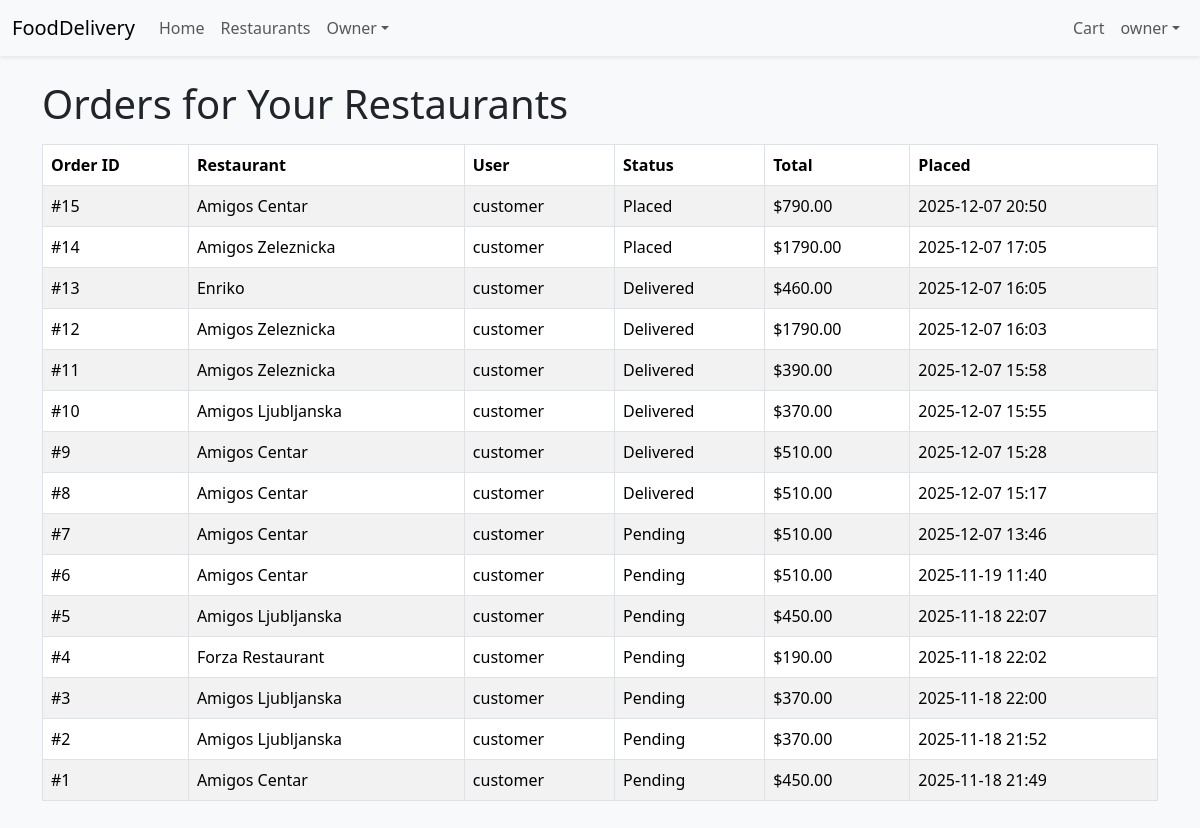
/orders/owner/ (signed in), run on the app's committed database.
### accounts/models.py (models this page shows, shortened)
class User(AbstractUser):
    ROLE_CUSTOMER = 'customer'
    ROLE_COURIER = 'courier'
    ROLE_OWNER = 'owner'
    ROLE_ADMIN = 'admin'
    ROLE_CHOICES: list[tuple[str, str]] = [
        (ROLE_CUSTOMER, 'Customer'),
        (ROLE_COURIER, 'Courier'),
        (ROLE_OWNER, 'Owner'),
        (ROLE_ADMIN, 'Administrator'),
    ]
    role = models.CharField(
        max_length=20,
        choices=ROLE_CHOICES,
        default=ROLE_CUSTOMER,
        help_text='Designates the role of the user in the platform.'
    )
    def is_courier(self) -> bool:
        return self.role == self.ROLE_COURIER
    def is_owner(self) -> bool:
        return self.role == self.ROLE_OWNER
    def is_admin(self) -> bool:
        return self.role == self.ROLE_ADMIN or self.is_superuser

### orders/models.py (models this page shows, shortened)
class Order(models.Model):
    STATUS_PLACED = "placed" # moja promena
    STATUS_ACCEPTED = "accepted"
    STATUS_PENDING = 'pending'
    STATUS_CONFIRMED = 'confirmed'
    STATUS_PICKED_UP = 'picked_up'
    STATUS_CANCELED = 'canceled'
    STATUS_DELIVERED = 'delivered'
    STATUS_CHOICES: list[tuple[str, str]] = [
        (STATUS_PLACED, "Placed"), # moja promena
        (STATUS_ACCEPTED, "Accepted"),
        (STATUS_PENDING, 'Pending'),
        (STATUS_CONFIRMED, 'Confirmed'),
        (STATUS_PICKED_UP, 'Picked up'),
        (STATUS_DELIVERED, 'Delivered'),
        (STATUS_CANCELED, 'Canceled'),
    ]
    user = models.ForeignKey(
        settings.AUTH_USER_MODEL,
        on_delete=models.CASCADE,
        related_name='orders',
        help_text='The customer who placed the order',
    )
    restaurant = models.ForeignKey(
        Restaurant,
        on_delete=models.CASCADE,
        related_name='orders',
        help_text='Restaurant that will fulfil the order',
    )
    courier = models.ForeignKey(
        settings.AUTH_USER_MODEL,
        on_delete=models.SET_NULL,
        related_name='deliveries',
        null=True,
        blank=True,
        help_text='Courier assigned to deliver the order',
    )
    status = models.CharField(
        max_length=20,
        choices=STATUS_CHOICES,
        default=STATUS_PLACED, #moja promena
        help_text='Current status of the order',
    )
    subtotal = models.DecimalField(
        max_digits=10,
        decimal_places=2,
        default=Decimal('0.00'),
        help_text='Sum of line totals before delivery fees',
    )
    delivery_fee = models.DecimalField(
        max_digits=10,
        decimal_places=2,
        default=Decimal('0.00'),
        help_text='Delivery fee applied to the order',
    )
    total = models.DecimalField(
        max_digits=10,
        decimal_places=2,
        default=Decimal('0.00'),
        help_text='Grand total including fees',
    )
    created_at = models.DateTimeField(auto_now_add=True)
    updated_at = models.DateTimeField(auto_now=True)
    class Meta:
        ordering = ['-created_at']

### restaurants/models.py (models this page shows, shortened)
class Restaurant(models.Model):
    name = models.CharField(max_length=255)
    description = models.TextField(blank=True)
    address = models.CharField(max_length=255, blank=True)
    image = models.ImageField(upload_to='restaurants/', blank=True, null=True)
    image_url = models.URLField(blank=True)   # added
    open_hours = models.CharField(max_length=255, blank=True)
    category = models.CharField(max_length=100, blank=True)
    is_open = models.BooleanField(default=True)
    owner = models.ForeignKey(
        settings.AUTH_USER_MODEL,
        on_delete=models.CASCADE,
        related_name='owned_restaurants',
        help_text='The owner of this restaurant',
    )
    created_at = models.DateTimeField(auto_now_add=True)
    updated_at = models.DateTimeField(auto_now=True)
    class Meta:
        ordering = ['name']

### orders/views.py (the view)
# urls.py: path('owner/', OwnerOrdersView.as_view(), name='owner_orders'),
class OwnerOrdersView(LoginRequiredMixin, View):
    template_name = 'orders/order_list.html'
    def dispatch(self, request: HttpRequest, *args, **kwargs) -> HttpResponse:
        if not request.user.is_authenticated:
            raise PermissionDenied('You do not have access to owner orders.')
        return super().dispatch(request, *args, **kwargs)
    def get(self, request: HttpRequest) -> HttpResponse:
        orders = (
            Order.objects.filter(restaurant__owner=request.user)
            .select_related('restaurant', 'user')
        )
        return render(request, self.template_name, {'orders': orders, 'owner_mode': True})

### core/context_processors.py (called while the page is built)
def stripe_public_key(request):
    return {
        'STRIPE_PUBLIC_KEY': getattr(settings, 'STRIPE_PUBLIC_KEY', '')
    }

### templates/orders/order_list.html (shortened to what this page needs)
{% extends 'base.html' %}
{% block content %}
    <div class="container">
        {% if owner_mode %}
            <h1 class="mb-3">Orders for Your Restaurants</h1>
        {% elif courier_mode %}
            <h1 class="mb-3">Orders to Deliver</h1>
        {% else %}
            <h1 class="mb-3">My Orders</h1>
        {% endif %}
        {% if orders %}
            <table class="table table-striped table-bordered">
                <thead>
                <tr>
                    <th>Order ID</th>
                    <th>Restaurant</th>
                    <th>User</th>
                    <th>Status</th>
                    <th>Total</th>
                    <th>Placed</th>
                </tr>
                </thead>
                <tbody>
                {% for order in orders %}
                    <tr>
                        <td>#{{ order.id }}</td>
                        <td>{{ order.restaurant.name }}</td>
                        <td>{{ order.user.username }}</td>
                        <td>{{ order.get_status_display }}</td>
                        <td>${{ order.total }}</td>
                        <td>{{ order.created_at|date:'Y-m-d H:i' }}</td>
                    </tr>
                {% endfor %}
                </tbody>
            </table>
        {% else %}
            <p>No orders found.</p>
        {% endif %}
    </div>
{% endblock %}

### templates/base.html (shortened to what this page needs)
{% load static %}
<!DOCTYPE html>
<html lang="en">
<head>
  <link href="https://cdn.jsdelivr.net/npm/bootstrap@5.3.2/dist/css/bootstrap.min.css" rel="stylesheet">
  <link rel="stylesheet" href="{% static 'css/styles.css' %}">
  <link rel="stylesheet" href="https://cdn.jsdelivr.net/npm/bootstrap-icons@1.10.5/font/bootstrap-icons.css">
</head>
<body>
<nav class="navbar navbar-expand-lg navbar-light bg-light shadow-sm">
  <div class="container-fluid">
    <a class="navbar-brand" href="{% url 'home' %}">FoodDelivery</a>
    <div class="collapse navbar-collapse" id="navbarSupportedContent">
      <ul class="navbar-nav me-auto mb-2 mb-lg-0">
        <li class="nav-item"><a class="nav-link" href="{% url 'home' %}">Home</a></li>
        <li class="nav-item"><a class="nav-link" href="{% url 'restaurants:list' %}">Restaurants</a></li>
        {% if user.is_authenticated %}
          {% if user.is_owner %}
            <li class="nav-item dropdown">
              <a class="nav-link dropdown-toggle" href="#" id="ownerMenu" role="button" data-bs-toggle="dropdown"
                 aria-expanded="false">Owner</a>
            </li>
          {% endif %}
        {% endif %}
      </ul>
      <ul class="navbar-nav mb-2 mb-lg-0">
        {% if user.is_authenticated %}
          <li class="nav-item"><a class="nav-link" href="{% url 'orders:cart' %}">Cart</a></li>
          <li class="nav-item dropdown">
            <a class="nav-link dropdown-toggle" href="#" id="userMenu" role="button" data-bs-toggle="dropdown"
               aria-expanded="false">{{ user.get_full_name|default:user.username }}</a>
          </li>
        {% else %}
          <li class="nav-item"><a class="nav-link" href="{% url 'accounts:login' %}">Login</a></li>
          <li class="nav-item"><a class="nav-link" href="{% url 'accounts:register' %}">Register</a></li>
        {% endif %}
      </ul>
    </div>
  </div>
</nav>
<main class="py-4">
  {% block content %}{% endblock %}
</main>
</body>
</html>

### static/css/styles.css (style rules this page uses)
body { background-color: #f8f9fa; }
main { min-height: 80vh; }

### data on the page
User: get_full_name "owner"
Order: id "15", restaurant.name "Amigos Centar", user.username "customer", status "Placed", total "790.00", created_at "2025-12-07 20:50"
Order: id "14", restaurant.name "Amigos Zeleznicka", user.username "customer", status "Placed", total "1790.00", created_at "2025-12-07 17:05"
Order: id "13", restaurant.name "Enriko", user.username "customer", status "Delivered", total "460.00", created_at "2025-12-07 16:05"
Order: id "12", restaurant.name "Amigos Zeleznicka", user.username "customer", status "Delivered", total "1790.00", created_at "2025-12-07 16:03"
Order: id "11", restaurant.name "Amigos Zeleznicka", user.username "customer", status "Delivered", total "390.00", created_at "2025-12-07 15:58"
Order: id "10", restaurant.name "Amigos Ljubljanska", user.username "customer", status "Delivered", total "370.00", created_at "2025-12-07 15:55"
Order: id "9", restaurant.name "Amigos Centar", user.username "customer", status "Delivered", total "510.00", created_at "2025-12-07 15:28"
Order: id "8", restaurant.name "Amigos Centar", user.username "customer", status "Delivered", total "510.00", created_at "2025-12-07 15:17"
Order: id "7", restaurant.name "Amigos Centar", user.username "customer", status "Pending", total "510.00", created_at "2025-12-07 13:46"
Order: id "6", restaurant.name "Amigos Centar", user.username "customer", status "Pending", total "510.00", created_at "2025-11-19 11:40"
Order: id "5", restaurant.name "Amigos Ljubljanska", user.username "customer", status "Pending", total "450.00", created_at "2025-11-18 22:07"
Order: id "4", restaurant.name "Forza Restaurant", user.username "customer", status "Pending", total "190.00", created_at "2025-11-18 22:02"
Order: id "3", restaurant.name "Amigos Ljubljanska", user.username "customer", status "Pending", total "370.00", created_at "2025-11-18 22:00"
Order: id "2", restaurant.name "Amigos Ljubljanska", user.username "customer", status "Pending", total "370.00", created_at "2025-11-18 21:52"
Order: id "1", restaurant.name "Amigos Centar", user.username "customer", status "Pending", total "450.00", created_at "2025-11-18 21:49"
